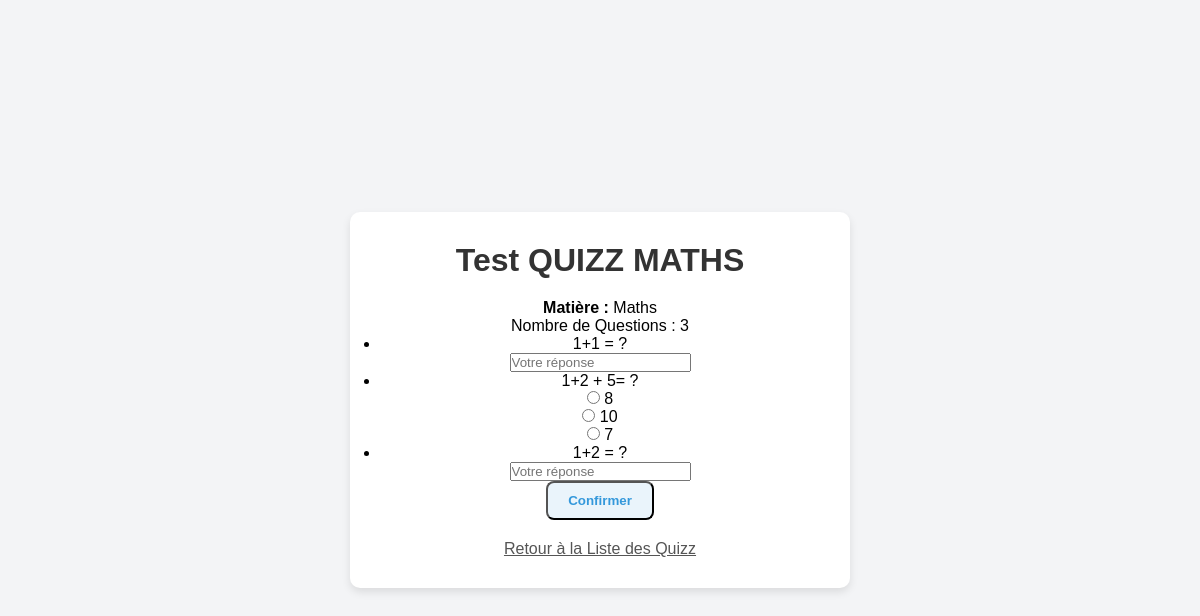
/quizz/1/, run on the app's committed database.
### apps/quizz/models.py (models this page shows, shortened)
class Quizz(models.Model):
    SUBJECT_CHOICES = [
        ('Maths', 'Maths'),
        ('Français', 'Français'),
        ('Anglais', 'Anglais'),
        ('Histoire', 'Histoire'),
    ]
    title = models.CharField(max_length=200)
    subject = models.CharField(max_length=50, choices=SUBJECT_CHOICES)
    teacher = models.ForeignKey(Teacher, on_delete=models.CASCADE, related_name='quizzes')
    number_of_questions = models.PositiveIntegerField()
    is_public = models.BooleanField(default=True)

class Question(models.Model):
    QUESTION_TYPES = [
        ('text', 'Text'),        # Réponse écrite
        ('choice', 'Choice'),    # Choix multiple
    ]
    quizz = models.ForeignKey(Quizz, on_delete=models.CASCADE, related_name='questions')
    text = models.CharField(max_length=500)
    question_type = models.CharField(max_length=10, choices=QUESTION_TYPES)
    correct_answer = models.CharField(max_length=300, blank=True, null=True)  # Pour les questions à réponse écrite

class Choice(models.Model):
    question = models.ForeignKey(Question, on_delete=models.CASCADE, related_name='choices')
    text = models.CharField(max_length=300)
    is_correct = models.BooleanField(default=False)

### apps/quizz/views.py (the view, shortened to what this page needs)
# urls.py: path('<int:quizz_id>/', views.quizz_detail, name='quizz_detail'),
def quizz_detail(request, quizz_id):
    quizz = get_object_or_404(Quizz, id=quizz_id)
    return render(request, 'quizz/quizz_detail.html', {'quizz': quizz})

### templates/quizz/quizz_detail.html (shortened to what this page needs)
{% load static %}
<!DOCTYPE html>
<html>
<head>
    <link rel="stylesheet" href="{% static 'css/style.css' %}">
</head>
<body>
    <div class="container">
        <h1>{{ quizz.title }}</h1>
        <p><strong>Matière :</strong> {{ quizz.subject }}</p>
        <p>Nombre de Questions : {{ quizz.number_of_questions }}</p>
        <form method="post">
            <ul>
                {% for question in quizz.questions.all %}
                    <li>
                        <p>{{ question.text }}</p>
                        {% if question.question_type == 'choice' %}
                            {% for choice in question.choices.all %}
                                <label>
                                    <input type="radio" name="question_{{ question.id }}" value="{{ choice.id }}">
                                    {{ choice.text }}
                                </label><br>
                            {% endfor %}
                        {% else %}
                            <input type="text" name="question_{{ question.id }}" placeholder="Votre réponse">
                        {% endif %}
                    </li>
                {% endfor %}
            </ul>
            <button type="submit" class="btn">Confirmer</button>
        </form>
        <a href="{% url 'quizz_list' %}" class="back-link">Retour à la Liste des Quizz</a>
    </div>
</body>
</html>

### static/css/style.css (style rules this page uses)
* { margin: 0; padding: 0; box-sizing: border-box; }
body { font-family: Arial, sans-serif; display: flex; justify-content: center; align-items: center; min-height: 100vh; background-color: #f3f4f6; }
h1 { font-size: 2em; color: #333; margin-bottom: 20px; }
.container { text-align: center; background: #fff; padding: 30px; border-radius: 10px; box-shadow: 0 4px 8px rgba(0, 0, 0, 0.1); width: 90%; max-width: 500px; }
.btn { text-decoration: none; font-weight: bold; color: #3498db; padding: 10px 20px; background: #eaf4fb; border-radius: 8px; transition: background 0.3s, color 0.3s; display: inline-block; text-align: center; }
.back-link { display: inline-block; margin-top: 20px; color: #555; }

### data on the page
Quizz: title "Test QUIZZ MATHS", subject "Maths", number_of_questions "3"
Question: text "1+1 = ?"
Question: text "1+2 + 5= ?"
Choice: text "8"
Choice: text "10"
Choice: text "7"
Question: text "1+2 = ?"
